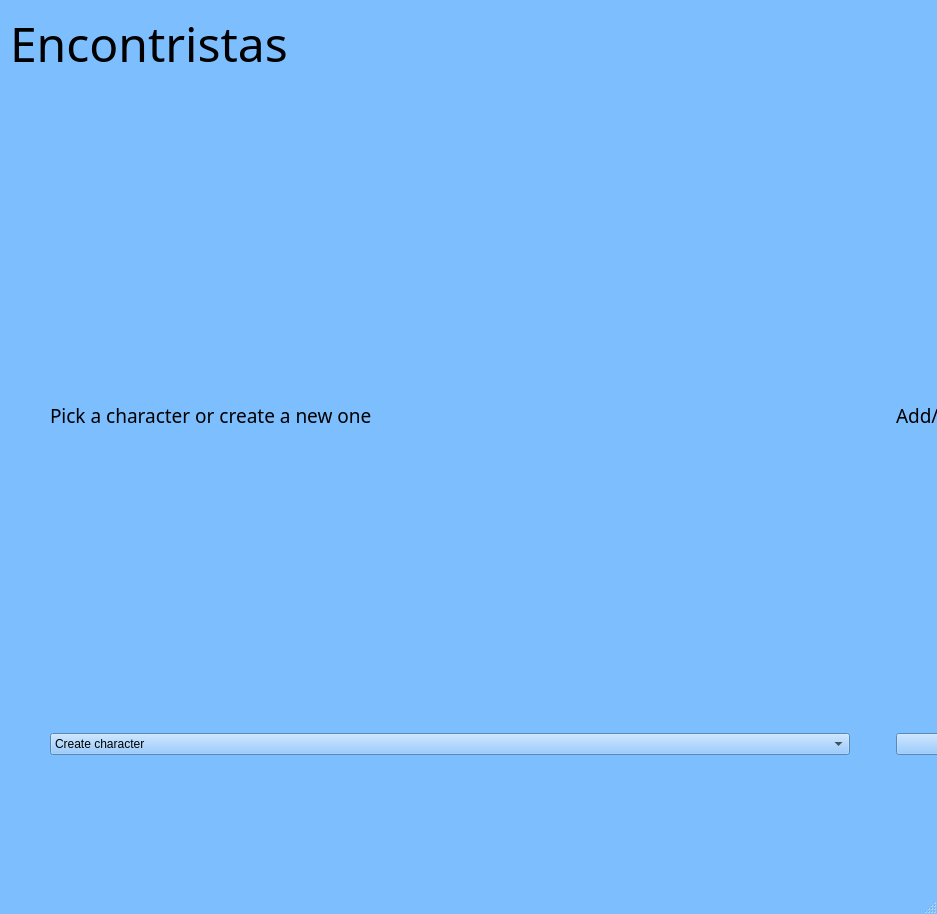
<?xml version="1.0" encoding="UTF-8"?>
<ui version="4.0">
 <class>MainWindow</class>
 <widget class="QMainWindow" name="MainWindow">
  <property name="geometry">
   <rect>
    <x>0</x>
    <y>0</y>
    <width>937</width>
    <height>914</height>
   </rect>
  </property>
  <property name="palette">
   <palette>
    <active>
     <colorrole role="WindowText">
      <brush brushstyle="SolidPattern">
       <color alpha="255">
        <red>0</red>
        <green>0</green>
        <blue>0</blue>
       </color>
      </brush>
     </colorrole>
     <colorrole role="Button">
      <brush brushstyle="SolidPattern">
       <color alpha="255">
        <red>125</red>
        <green>190</green>
        <blue>255</blue>
       </color>
      </brush>
     </colorrole>
     <colorrole role="Light">
      <brush brushstyle="SolidPattern">
       <color alpha="255">
        <red>253</red>
        <green>254</green>
        <blue>255</blue>
       </color>
      </brush>
     </colorrole>
     <colorrole role="Midlight">
      <brush brushstyle="SolidPattern">
       <color alpha="255">
        <red>189</red>
        <green>222</green>
        <blue>255</blue>
       </color>
      </brush>
     </colorrole>
     <colorrole role="Dark">
      <brush brushstyle="SolidPattern">
       <color alpha="255">
        <red>62</red>
        <green>95</green>
        <blue>127</blue>
       </color>
      </brush>
     </colorrole>
     <colorrole role="Mid">
      <brush brushstyle="SolidPattern">
       <color alpha="255">
        <red>83</red>
        <green>127</green>
        <blue>170</blue>
       </color>
      </brush>
     </colorrole>
     <colorrole role="Text">
      <brush brushstyle="SolidPattern">
       <color alpha="255">
        <red>0</red>
        <green>0</green>
        <blue>0</blue>
       </color>
      </brush>
     </colorrole>
     <colorrole role="BrightText">
      <brush brushstyle="SolidPattern">
       <color alpha="255">
        <red>255</red>
        <green>255</green>
        <blue>255</blue>
       </color>
      </brush>
     </colorrole>
     <colorrole role="ButtonText">
      <brush brushstyle="SolidPattern">
       <color alpha="255">
        <red>0</red>
        <green>0</green>
        <blue>0</blue>
       </color>
      </brush>
     </colorrole>
     <colorrole role="Base">
      <brush brushstyle="SolidPattern">
       <color alpha="255">
        <red>255</red>
        <green>255</green>
        <blue>255</blue>
       </color>
      </brush>
     </colorrole>
     <colorrole role="Window">
      <brush brushstyle="SolidPattern">
       <color alpha="255">
        <red>125</red>
        <green>190</green>
        <blue>255</blue>
       </color>
      </brush>
     </colorrole>
     <colorrole role="Shadow">
      <brush brushstyle="SolidPattern">
       <color alpha="255">
        <red>0</red>
        <green>0</green>
        <blue>0</blue>
       </color>
      </brush>
     </colorrole>
     <colorrole role="AlternateBase">
      <brush brushstyle="SolidPattern">
       <color alpha="255">
        <red>190</red>
        <green>222</green>
        <blue>255</blue>
       </color>
      </brush>
     </colorrole>
     <colorrole role="ToolTipBase">
      <brush brushstyle="SolidPattern">
       <color alpha="255">
        <red>255</red>
        <green>255</green>
        <blue>220</blue>
       </color>
      </brush>
     </colorrole>
     <colorrole role="ToolTipText">
      <brush brushstyle="SolidPattern">
       <color alpha="255">
        <red>0</red>
        <green>0</green>
        <blue>0</blue>
       </color>
      </brush>
     </colorrole>
    </active>
    <inactive>
     <colorrole role="WindowText">
      <brush brushstyle="SolidPattern">
       <color alpha="255">
        <red>0</red>
        <green>0</green>
        <blue>0</blue>
       </color>
      </brush>
     </colorrole>
     <colorrole role="Button">
      <brush brushstyle="SolidPattern">
       <color alpha="255">
        <red>125</red>
        <green>190</green>
        <blue>255</blue>
       </color>
      </brush>
     </colorrole>
     <colorrole role="Light">
      <brush brushstyle="SolidPattern">
       <color alpha="255">
        <red>253</red>
        <green>254</green>
        <blue>255</blue>
       </color>
      </brush>
     </colorrole>
     <colorrole role="Midlight">
      <brush brushstyle="SolidPattern">
       <color alpha="255">
        <red>189</red>
        <green>222</green>
        <blue>255</blue>
       </color>
      </brush>
     </colorrole>
     <colorrole role="Dark">
      <brush brushstyle="SolidPattern">
       <color alpha="255">
        <red>62</red>
        <green>95</green>
        <blue>127</blue>
       </color>
      </brush>
     </colorrole>
     <colorrole role="Mid">
      <brush brushstyle="SolidPattern">
       <color alpha="255">
        <red>83</red>
        <green>127</green>
        <blue>170</blue>
       </color>
      </brush>
     </colorrole>
     <colorrole role="Text">
      <brush brushstyle="SolidPattern">
       <color alpha="255">
        <red>0</red>
        <green>0</green>
        <blue>0</blue>
       </color>
      </brush>
     </colorrole>
     <colorrole role="BrightText">
      <brush brushstyle="SolidPattern">
       <color alpha="255">
        <red>255</red>
        <green>255</green>
        <blue>255</blue>
       </color>
      </brush>
     </colorrole>
     <colorrole role="ButtonText">
      <brush brushstyle="SolidPattern">
       <color alpha="255">
        <red>0</red>
        <green>0</green>
        <blue>0</blue>
       </color>
      </brush>
     </colorrole>
     <colorrole role="Base">
      <brush brushstyle="SolidPattern">
       <color alpha="255">
        <red>255</red>
        <green>255</green>
        <blue>255</blue>
       </color>
      </brush>
     </colorrole>
     <colorrole role="Window">
      <brush brushstyle="SolidPattern">
       <color alpha="255">
        <red>125</red>
        <green>190</green>
        <blue>255</blue>
       </color>
      </brush>
     </colorrole>
     <colorrole role="Shadow">
      <brush brushstyle="SolidPattern">
       <color alpha="255">
        <red>0</red>
        <green>0</green>
        <blue>0</blue>
       </color>
      </brush>
     </colorrole>
     <colorrole role="AlternateBase">
      <brush brushstyle="SolidPattern">
       <color alpha="255">
        <red>190</red>
        <green>222</green>
        <blue>255</blue>
       </color>
      </brush>
     </colorrole>
     <colorrole role="ToolTipBase">
      <brush brushstyle="SolidPattern">
       <color alpha="255">
        <red>255</red>
        <green>255</green>
        <blue>220</blue>
       </color>
      </brush>
     </colorrole>
     <colorrole role="ToolTipText">
      <brush brushstyle="SolidPattern">
       <color alpha="255">
        <red>0</red>
        <green>0</green>
        <blue>0</blue>
       </color>
      </brush>
     </colorrole>
    </inactive>
    <disabled>
     <colorrole role="WindowText">
      <brush brushstyle="SolidPattern">
       <color alpha="255">
        <red>62</red>
        <green>95</green>
        <blue>127</blue>
       </color>
      </brush>
     </colorrole>
     <colorrole role="Button">
      <brush brushstyle="SolidPattern">
       <color alpha="255">
        <red>125</red>
        <green>190</green>
        <blue>255</blue>
       </color>
      </brush>
     </colorrole>
     <colorrole role="Light">
      <brush brushstyle="SolidPattern">
       <color alpha="255">
        <red>253</red>
        <green>254</green>
        <blue>255</blue>
       </color>
      </brush>
     </colorrole>
     <colorrole role="Midlight">
      <brush brushstyle="SolidPattern">
       <color alpha="255">
        <red>189</red>
        <green>222</green>
        <blue>255</blue>
       </color>
      </brush>
     </colorrole>
     <colorrole role="Dark">
      <brush brushstyle="SolidPattern">
       <color alpha="255">
        <red>62</red>
        <green>95</green>
        <blue>127</blue>
       </color>
      </brush>
     </colorrole>
     <colorrole role="Mid">
      <brush brushstyle="SolidPattern">
       <color alpha="255">
        <red>83</red>
        <green>127</green>
        <blue>170</blue>
       </color>
      </brush>
     </colorrole>
     <colorrole role="Text">
      <brush brushstyle="SolidPattern">
       <color alpha="255">
        <red>62</red>
        <green>95</green>
        <blue>127</blue>
       </color>
      </brush>
     </colorrole>
     <colorrole role="BrightText">
      <brush brushstyle="SolidPattern">
       <color alpha="255">
        <red>255</red>
        <green>255</green>
        <blue>255</blue>
       </color>
      </brush>
     </colorrole>
     <colorrole role="ButtonText">
      <brush brushstyle="SolidPattern">
       <color alpha="255">
        <red>62</red>
        <green>95</green>
        <blue>127</blue>
       </color>
      </brush>
     </colorrole>
     <colorrole role="Base">
      <brush brushstyle="SolidPattern">
       <color alpha="255">
        <red>125</red>
        <green>190</green>
        <blue>255</blue>
       </color>
      </brush>
     </colorrole>
     <colorrole role="Window">
      <brush brushstyle="SolidPattern">
       <color alpha="255">
        <red>125</red>
        <green>190</green>
        <blue>255</blue>
       </color>
      </brush>
     </colorrole>
     <colorrole role="Shadow">
      <brush brushstyle="SolidPattern">
       <color alpha="255">
        <red>0</red>
        <green>0</green>
        <blue>0</blue>
       </color>
      </brush>
     </colorrole>
     <colorrole role="AlternateBase">
      <brush brushstyle="SolidPattern">
       <color alpha="255">
        <red>125</red>
        <green>190</green>
        <blue>255</blue>
       </color>
      </brush>
     </colorrole>
     <colorrole role="ToolTipBase">
      <brush brushstyle="SolidPattern">
       <color alpha="255">
        <red>255</red>
        <green>255</green>
        <blue>220</blue>
       </color>
      </brush>
     </colorrole>
     <colorrole role="ToolTipText">
      <brush brushstyle="SolidPattern">
       <color alpha="255">
        <red>0</red>
        <green>0</green>
        <blue>0</blue>
       </color>
      </brush>
     </colorrole>
    </disabled>
   </palette>
  </property>
  <property name="windowTitle">
   <string>MainWindow</string>
  </property>
  <widget class="QWidget" name="centralwidget">
   <widget class="QWidget" name="verticalLayoutWidget">
    <property name="geometry">
     <rect>
      <x>10</x>
      <y>10</y>
      <width>1725</width>
      <height>785</height>
     </rect>
    </property>
    <layout class="QVBoxLayout" name="verticalLayout" stretch="1,5">
     <property name="leftMargin">
      <number>0</number>
     </property>
     <property name="bottomMargin">
      <number>0</number>
     </property>
     <item>
      <layout class="QVBoxLayout" name="verticalLayout_2">
       <item>
        <layout class="QHBoxLayout" name="horizontalLayout_3">
         <item>
          <widget class="QLabel" name="label_nombre">
           <property name="font">
            <font>
             <family>High Tower Text</family>
             <pointsize>36</pointsize>
            </font>
           </property>
           <property name="text">
            <string>Encontristas</string>
           </property>
          </widget>
         </item>
         <item>
          <widget class="QLabel" name="label_3">
           <property name="sizePolicy">
            <sizepolicy hsizetype="Fixed" vsizetype="Fixed">
             <horstretch>0</horstretch>
             <verstretch>0</verstretch>
            </sizepolicy>
           </property>
           <property name="text">
            <string/>
           </property>
           <property name="pixmap">
            <pixmap>../../../Imágenes/kindpng_765484.png</pixmap>
           </property>
           <property name="scaledContents">
            <bool>true</bool>
           </property>
          </widget>
         </item>
        </layout>
       </item>
      </layout>
     </item>
     <item>
      <layout class="QVBoxLayout" name="verticalLayout_3">
       <property name="bottomMargin">
        <number>10</number>
       </property>
       <item>
        <layout class="QVBoxLayout" name="verticalLayout_4">
         <property name="bottomMargin">
          <number>10</number>
         </property>
         <item>
          <layout class="QHBoxLayout" name="horizontalLayout_4">
           <property name="leftMargin">
            <number>20</number>
           </property>
           <property name="rightMargin">
            <number>20</number>
           </property>
           <item>
            <layout class="QVBoxLayout" name="verticalLayout_6">
             <property name="leftMargin">
              <number>20</number>
             </property>
             <property name="topMargin">
              <number>20</number>
             </property>
             <property name="rightMargin">
              <number>20</number>
             </property>
             <property name="bottomMargin">
              <number>20</number>
             </property>
             <item>
              <widget class="QLabel" name="label">
               <property name="font">
                <font>
                 <family>High Tower Text</family>
                 <pointsize>14</pointsize>
                </font>
               </property>
               <property name="text">
                <string>Pick a character or create a new one</string>
               </property>
              </widget>
             </item>
             <item>
              <widget class="QComboBox" name="comboBox">
               <item>
                <property name="text">
                 <string>Create character</string>
                </property>
               </item>
              </widget>
             </item>
            </layout>
           </item>
           <item>
            <layout class="QVBoxLayout" name="verticalLayout_5" stretch="0,0">
             <property name="leftMargin">
              <number>20</number>
             </property>
             <property name="topMargin">
              <number>20</number>
             </property>
             <property name="rightMargin">
              <number>20</number>
             </property>
             <property name="bottomMargin">
              <number>20</number>
             </property>
             <item>
              <widget class="QLabel" name="label_2">
               <property name="font">
                <font>
                 <family>High Tower Text</family>
                 <pointsize>14</pointsize>
                </font>
               </property>
               <property name="text">
                <string>Add/Create Character</string>
               </property>
              </widget>
             </item>
             <item>
              <widget class="QPushButton" name="pushButton">
               <property name="text">
                <string>PushButton</string>
               </property>
              </widget>
             </item>
            </layout>
           </item>
          </layout>
         </item>
        </layout>
       </item>
       <item>
        <layout class="QHBoxLayout" name="horizontalLayout"/>
       </item>
       <item>
        <layout class="QHBoxLayout" name="horizontalLayout_2"/>
       </item>
      </layout>
     </item>
    </layout>
   </widget>
  </widget>
  <widget class="QMenuBar" name="menubar">
   <property name="geometry">
    <rect>
     <x>0</x>
     <y>0</y>
     <width>937</width>
     <height>31</height>
    </rect>
   </property>
  </widget>
  <widget class="QStatusBar" name="statusbar"/>
 </widget>
 <resources/>
 <connections/>
</ui>
